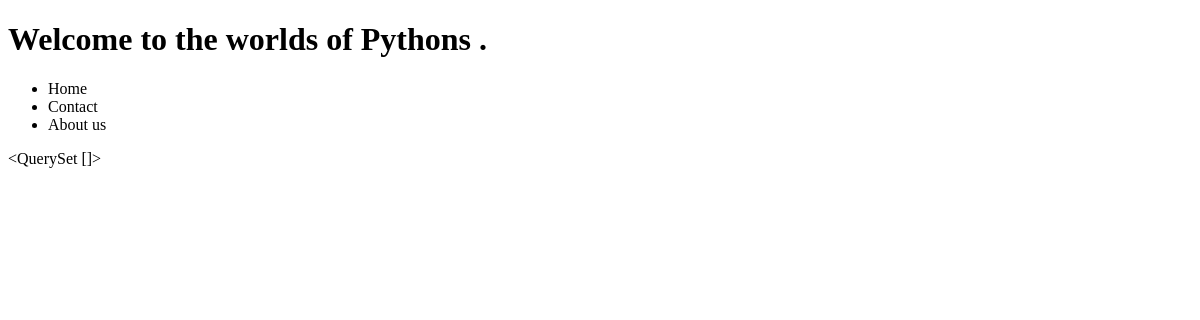
Before: /product/all/ with the older database file.
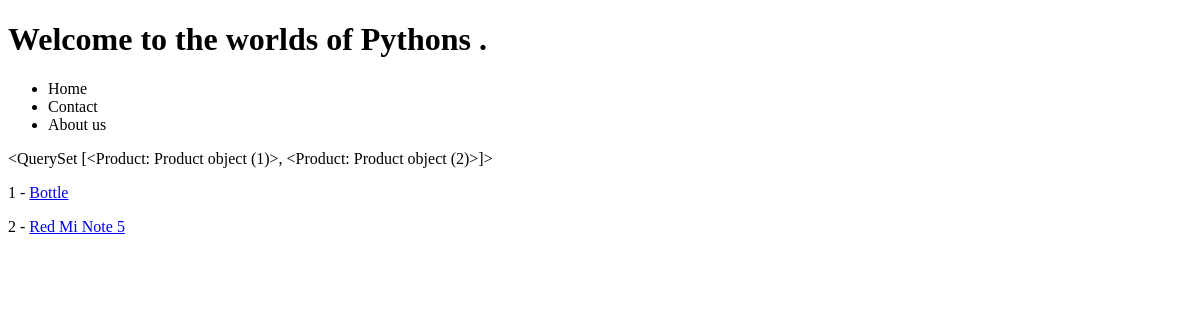
After: the same page with the newer database file.
### products/models.py (models this page shows)
class Product(models.Model):
    title = models.CharField(max_length=120) #max_length = required
    description = models.TextField(blank=True, null=True)
    price = models.DecimalField(decimal_places=2, max_digits=10000)
    summary = models.TextField(blank=False, null=False)
    def get_absolute_url(self):
        return reverse("products:product-detail", kwargs={"id" : self.id})

### products/views.py (the view)
# urls.py: path('all/', product_list_view, ),
def product_list_view(request):
    obj_list = Product.objects.all()
    context = {
        "object_list" : obj_list
    }
    return render(request, "product/product_list.html", context)

### templates/product/product_list.html
{% extends 'base.html' %}
{% block content %}
{{object_list}}
{% for list_item in object_list  %}
  <p>{{list_item.id}} - <a href= "{{list_item.get_absolute_url}}" > {{list_item.title}} </a></p>
{% endfor %}
{% endblock %}

Changed rows visible on the page:
added Product: id "<QuerySet [<Product: Product object (1)>, <Product: Product object (2)>]>", id "1", title "Bottle"
added Product: id "2", title "Red Mi Note 5"
Other visible differences:
{{ object_list }}: "<QuerySet []>" → (not shown)
